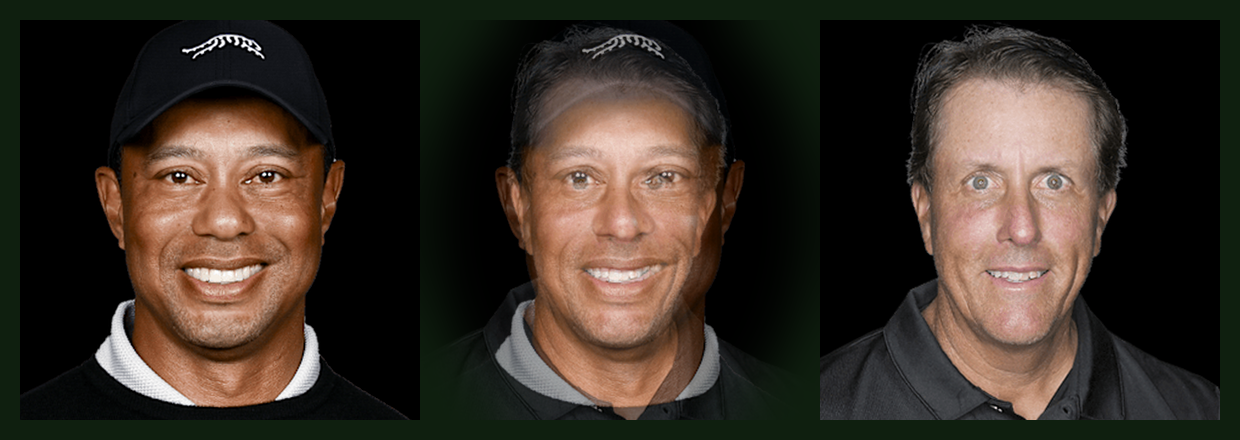
#> input picture tiger_phil_v2.png, 1240 x 440 px
$ python -i blend_preview.py   (imports and definitions only)
#> lines starting #> are read from the running program, lines starting #| are printed output that depends on the picture
#> further down, picture is the input picture: PIL image 1240x440 RGB; mean R, G, B 56.6, 46.9, 38.1
"""
Quick preview script: blend two PGA Tour headshots into one ambiguous
face, exactly as the Pardle Faces game does it (50% alpha overlay).

Usage:
    python scripts/blend_preview.py <pgaTourId1> <pgaTourId2> <output.png>
"""

from __future__ import annotations

import json
import sys
import urllib.request
from io import BytesIO
from pathlib import Path

from PIL import Image, ImageEnhance

CLOUDINARY = (
    "https://pga-tour-res.cloudinary.com/image/upload/"
    "c_thumb,g_face,z_0.75,h_400,w_400,q_auto,f_auto/"
    "headshots_{id}.png"
)

# Canonical alignment params — match lib/data/face-alignment.ts so the
# Python output matches what the web renders.
CANONICAL_EYE_X = 0.5
CANONICAL_EYE_Y = 0.40
CANONICAL_MOUTH_X = 0.5
CANONICAL_MOUTH_Y = 0.62

_ALIGN_CACHE: dict | None = None


# [81 lines left out: functions load_alignment, align_image, fetch, blend, not called in this run]


def apply_oval_mask(img: Image.Image) -> Image.Image:
    """Soft elliptical mask centred on the face zone — clips hat/hair/
    shoulders to match the web .faces-stage mask. Mirror of:
      mask-image: radial-gradient(ellipse 48% 60% at 50% 50%, ...)
    """
    from PIL import ImageDraw, ImageFilter

    w, h = img.size
#> w = 1240; h = 440
    # Solid mask inside the inner ellipse, fades to transparent at the
    # outer one. We approximate the radial-gradient with two ellipses
    # plus a heavy gaussian blur on the transition.
    mask = Image.new("L", (w, h), 0)
#> mask: PIL image 1240x440 L; every value is 0
    draw = ImageDraw.Draw(mask)
    # Inner ellipse — solid opaque region
    rx_in = int(w * 0.48 * 0.7)
#> rx_in = 416
    ry_in = int(h * 0.60 * 0.7)
#> ry_in = 184
    draw.ellipse(
        (w // 2 - rx_in, h // 2 - ry_in, w // 2 + rx_in, h // 2 + ry_in),
        fill=255,
    )
    # Outer ellipse — fully transparent edge marker; blur fills the gap
    rx_out = int(w * 0.48)
#> rx_out = 595
    ry_out = int(h * 0.60)
#> ry_out = 264
    edge = Image.new("L", (w, h), 0)
    edge_draw = ImageDraw.Draw(edge)
    edge_draw.ellipse(
        (w // 2 - rx_out, h // 2 - ry_out, w // 2 + rx_out, h // 2 + ry_out),
        fill=255,
    )
    # Combine: mask = blurred(edge) intersected with the inner solid
    edge = edge.filter(ImageFilter.GaussianBlur(radius=int(min(w, h) * 0.06)))
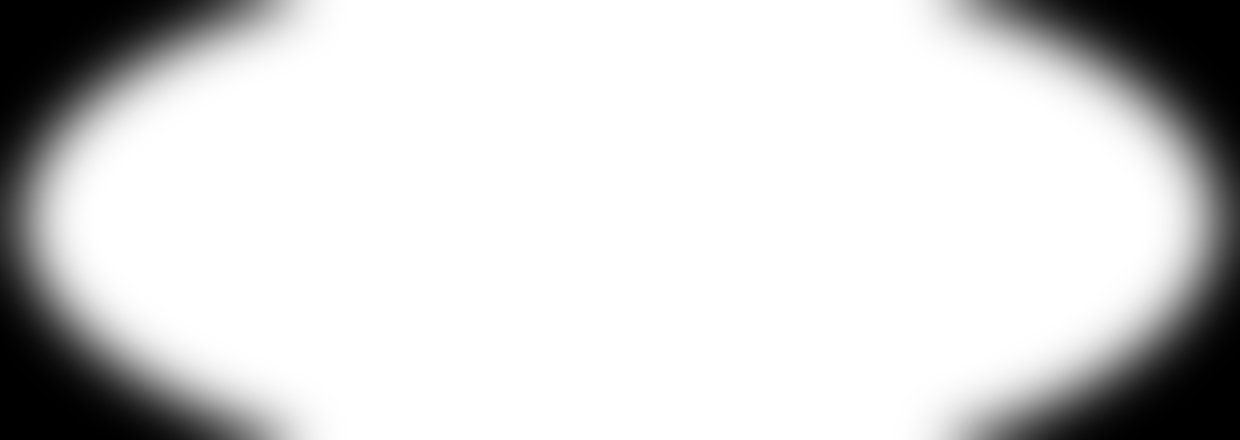
#> edge: PIL image 1240x440 L; min 0, max 255, mean 211.8
    final_mask = Image.eval(edge, lambda v: v)
    # Composite: put img over a dark background, using final_mask as alpha
    bg = Image.new("RGB", (w, h), (15, 31, 15))
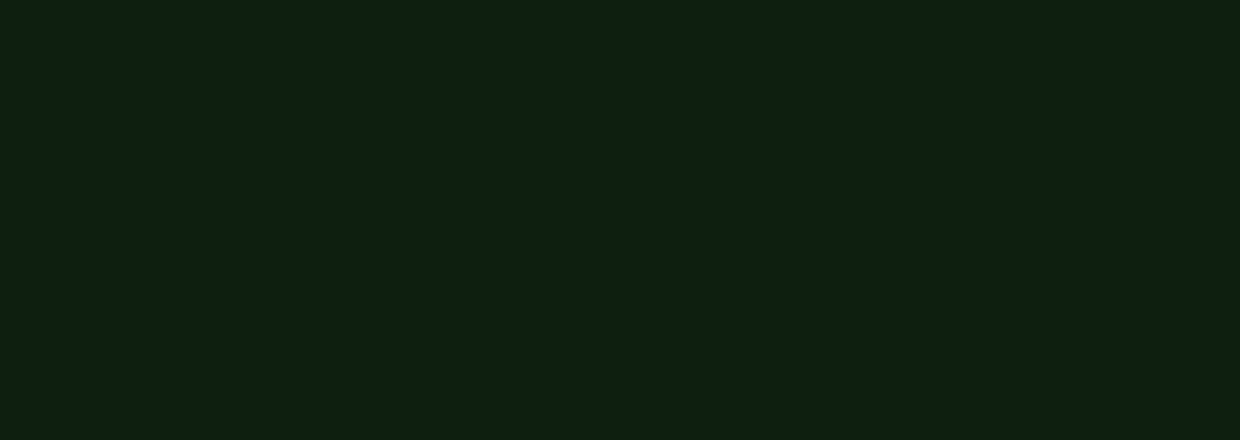
#> bg: PIL image 1240x440 RGB; mean R, G, B 15, 31, 15
    out = Image.composite(img.convert("RGB"), bg, final_mask)
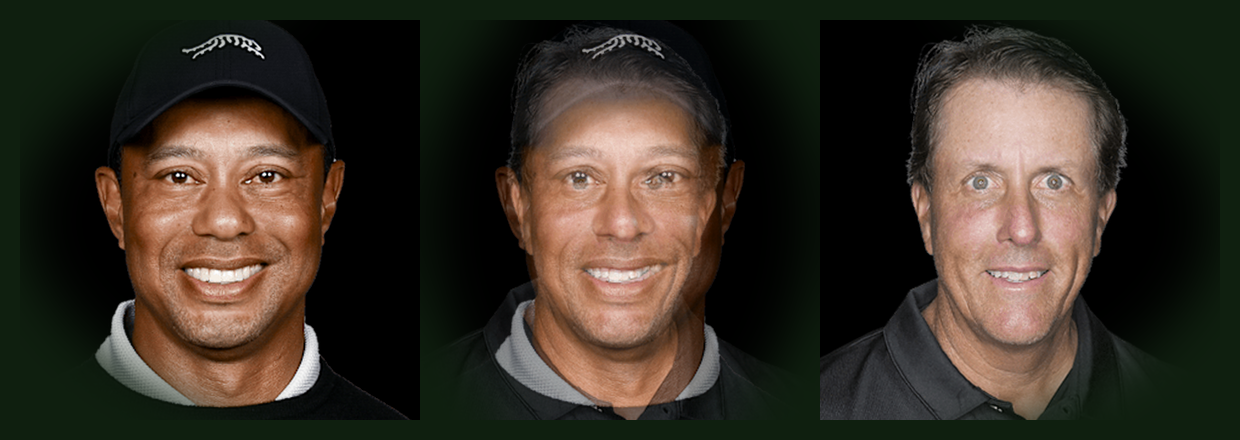
#> out: PIL image 1240x440 RGB; mean R, G, B 56.2, 48.4, 37.8
    return out


# [16 lines left out: function main, not called in this run]


# [2 lines not run here, left out]

>>> from PIL import Image
>>> picture = Image.open('../tiger_phil_v2.png')
>>> result = apply_oval_mask(picture)
